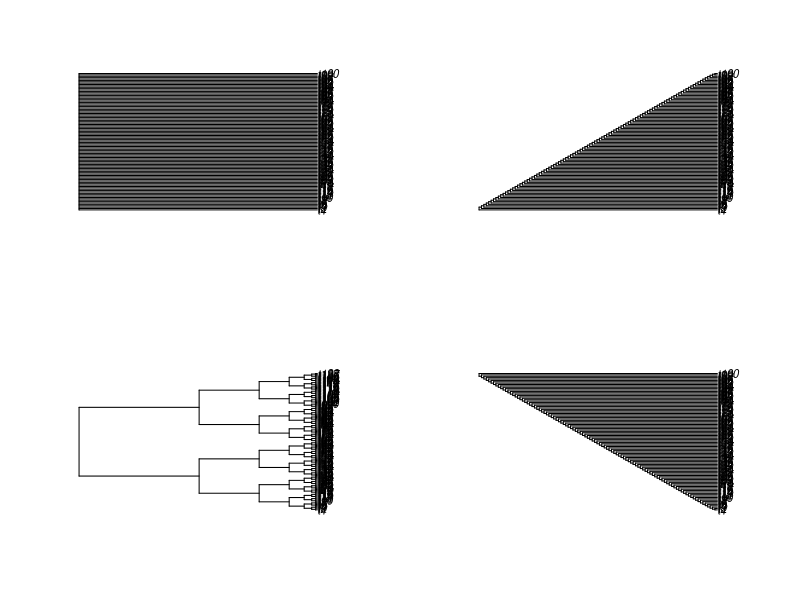

Write R code to recreate this figure.
library(ape)


### Name: stree
### Title: Generates Systematic Regular Trees
### Aliases: stree
### Keywords: datagen

### ** Examples

layout(matrix(1:4, 2, 2))
plot(stree(100))
plot(stree(128, "balanced"))
plot(stree(100, "left"))
plot(stree(100, "right"))
